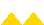

The script that saved this image:
from PIL import Image, ImageDraw

# Create an empty image with white background
width, height = 44, 25
image = Image.new('RGBA', (width, height), (255, 255, 255, 0))

# Initialize the drawing context
draw = ImageDraw.Draw(image)

# Define points for the crown
points = [(0, height), (width//4, height//2), (width//2, height), (3*width//4, height//2), (width, height)]

# Draw the crown
draw.polygon(points, fill='gold')

# Save the image
image.save('crown.png')
